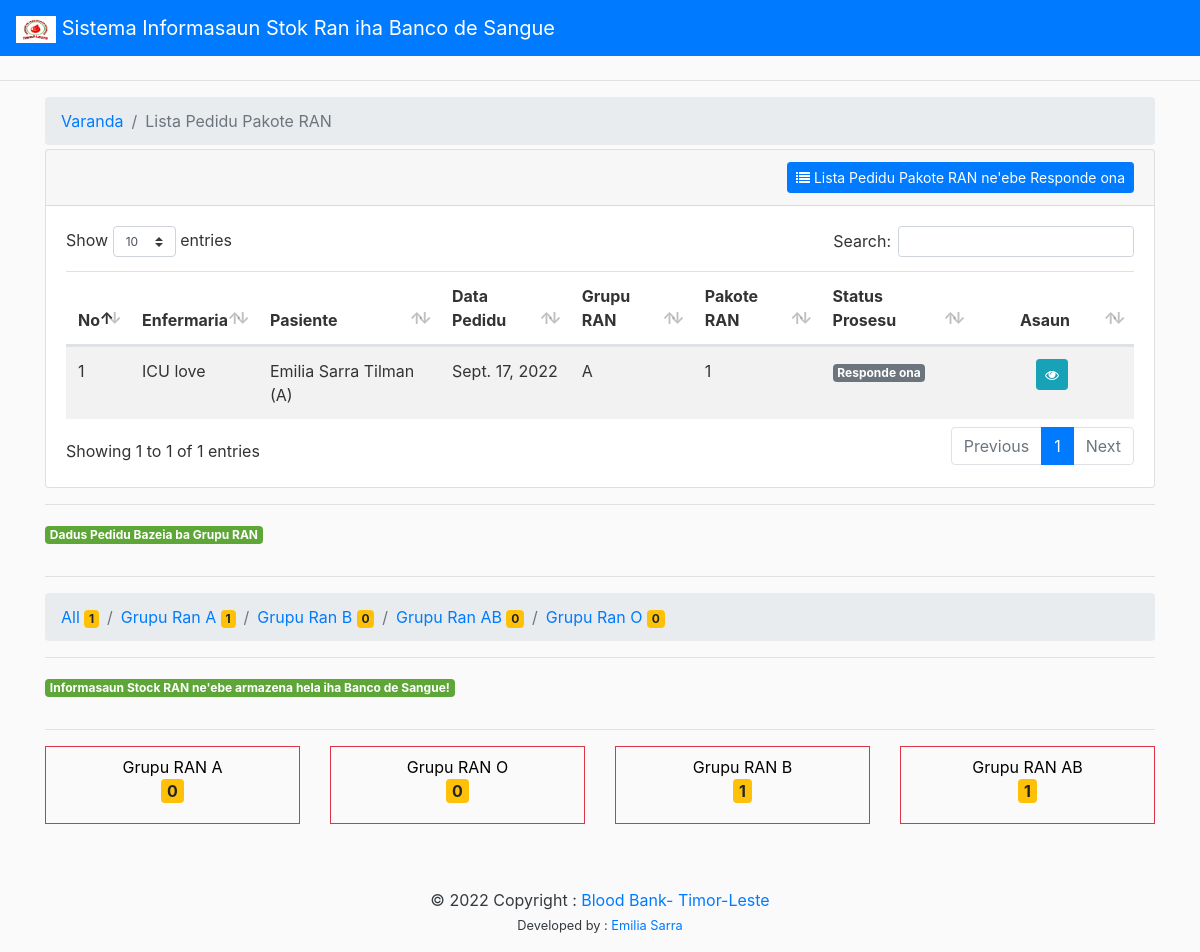
The page /notification/lista/pedidu/ran/ on the database its author committed.
### enfermaria/models.py (models this page shows, shortened)
class BloodRequest(models.Model):
	patient = models.ForeignKey('patient.Patient', on_delete=models.CASCADE, null=True,blank=True)
	enfermaria = models.ForeignKey(Enfermaria, on_delete=models.CASCADE, null=True,blank=True)
	package=models.IntegerField(verbose_name="Total Pakote Ran",null=True)
	date_of_request = models.DateField(null=True, verbose_name="Data Pedidu")
	is_locked = models.BooleanField(default=False, null=True, blank=True)
	is_sent = models.BooleanField(default=False, null=True, blank=True)
	is_respond = models.BooleanField(default=False, null=True, blank=True)
	is_approved = models.BooleanField(default=False, null=True, blank=True)
	is_rejected = models.BooleanField(default=False, null=True, blank=True)
	rejected_info = models.TextField(null=True,blank=True)
	description = models.TextField(null=True,blank=True)
	user_created = models.ForeignKey(User, on_delete=models.CASCADE, null=True,related_name='user_created_request')
	hashed = models.CharField(max_length=32, null=True)

class Enfermaria(models.Model):
	name = models.CharField(max_length=100)
	def __str__(self):
		template = '{0.name}'
		return template.format(self)

### patient/models.py (models this page shows)
class Patient(models.Model):
	firstname = models.CharField(max_length=200, null=True, verbose_name="Naran Propriu")
	lastname = models.CharField(max_length=200, null=True, verbose_name="Apelidu")
	sex = models.CharField(choices=[('Mane','Mane'),('Feto','Feto')],max_length=4,null=True)
	date_of_birth = models.DateField(null=True, verbose_name="Data Moris")
	weight=models.CharField(max_length=100,null=True)
	address=models.CharField(max_length=100,null=True)
	pressure=models.CharField(max_length=10)
	bloodGroup = models.ForeignKey(BloodGroup, on_delete=models.CASCADE, null=True,blank=True)
	enfermaria = models.ForeignKey(Enfermaria, on_delete=models.CASCADE, null=True,blank=True)
	user_created = models.ForeignKey(User, on_delete=models.CASCADE, null=True,related_name='user_created_patient')
	hashed = models.CharField(max_length=32, null=True)
	def __str__(self):
		template = '{0.firstname} {0.lastname} ({0.bloodGroup})'
		return template.format(self)

### bloodstock/models.py (models this page shows, shortened)
class BloodGroup(models.Model):
	name = models.CharField(max_length=100)
	def __str__(self):
		template = '{0.name}'
		return template.format(self)

class BloodStock(models.Model):
	bloodGroup = models.ForeignKey(BloodGroup, on_delete=models.CASCADE, null=True,blank=True)
	amount_of_package = models.IntegerField(null=True,blank=True)

### notification/views/bloodbank_notif.py (the view)
# urls.py: path('lista/pedidu/ran/',views.NotifListaPediduRAN, name="NotifListaPediduRAN"),
def NotifListaPediduRAN(request):
	objects = BloodRequest.objects.filter(is_sent=True, is_approved=False).order_by('-date_of_request').all()
	BloodStockList = BloodStock.objects.all()
	listaGrupuRan = BloodGroup.objects.all()
	sumariuGrupuRan = []
	for x in listaGrupuRan.iterator():
		totalPasiente = BloodRequest.objects.filter(is_sent=True, is_approved=False,patient__bloodGroup__id=x.id).all().count()
		sumariuGrupuRan.append({'id':x.id,'grupuran':x.name,'totalPasiente':totalPasiente})
	context = {
		"title":"Lista Pedidu Pakote RAN",
		"objects":objects,
		"BloodStockList":BloodStockList,
		"listaPediduAll":objects.count(),
		"page":"list",
		"sumariuGrupuRan":sumariuGrupuRan,
	}
	return render (request, 'bloodbank/BloodPackageRequestList.html',context)

### notification/templates/bloodbank/BloodPackageRequestList.html (shortened to what this page needs)
{% extends 'main/layout.html' %}
{% load static %}
{% load crispy_forms_tags %}
{% block content %}
<section class="container">
          <header>
            <ol class="breadcrumb mb-1 mt-1">
              <li class="breadcrumb-item"><a href="{% url 'home' %}">Varanda</a></li>
              <li class="breadcrumb-item active" aria-current="page">{{title}}</li>
            </ol>
          </header>
          {% if page == "list" %}
          <div class="row">
            <div class="col-lg-12">
              <div class="card">
                <div class="card-header d-flex justify-content-end text-center">
                  <a href="{% url 'b-list-blood-request-respond-true' %}" class="btn btn-primary btn-sm"><i class="fa fa-list"></i> Lista Pedidu Pakote RAN ne'ebe Responde ona</a>
                </div>
                <div class="card-body">
                  <div class="table-responsive">
                    <table id="example"  class="table table-hover table-striped w-100">
                      <thead>
                        <tr>
                          <th>No</th>
                          <th>Enfermaria</th>
                          <th>Pasiente</th>
                          <th>Data Pedidu</th>
                          <th>Grupu RAN</th>
                          <th>Pakote RAN</th>
                          <th>Status Prosesu</th>
                          <th width="15%" class="text-center">Asaun</th>
                        </tr>
                      </thead>
                      <tbody>
                        {% for data in objects %}
                        <tr>
                          <td scope="row"> {{forloop.counter}} </td>
                          <td>{{data.enfermaria}}</td>
                          <td>{{data.patient}}</td>
                          <td>{{data.date_of_request}}</td>
                          <td>{{data.patient.bloodGroup}}</td>
                          <td>{{data.package}}</td>
                          <td>{% if data.is_respond  == True %}<small class="badge badge-secondary">Responde ona</small>{% else %}<small class="badge badge-warning">Seidauk Responde</small>{% endif %}</td>
                          <td>
                            <div class="d-flex justify-content-center">
                              <div class="flex-fill mr-1"><a href="{% url 'b-blood-request-response-detail' data.hashed %}" class="btn btn-sm btn-info" title="Detallu Pedidu"><i class="fa fa-eye"></i> <small></small></a></div>
                            </div>
                          </td>
                        </tr>
                        {% endfor %}
                      </tbody>
                    </table>
                  </div>
                </div>
              </div>
            </div>
          </div>
          <hr>
          <p class="badge badge-success">Dadus Pedidu Bazeia ba Grupu RAN</p>
          <hr>
          <ol class="breadcrumb mb-2 mt-1">
                <li class="breadcrumb-item"><a style="text-decoration: none;" href="{% url 'NotifListaPediduRAN' %}">All <span class="badge badge-warning">{{ listaPediduAll }}</span></a></li>
            {% for t in sumariuGrupuRan %}
                <li class="breadcrumb-item"><a style="text-decoration: none;" href="{% url 'NotifListaPediduBazeiaGrupuRAN' t.id %}">Grupu Ran {{ t.grupuran }} <span class="badge badge-warning">{{ t.totalPasiente }}</span></a></li>
            {% endfor %}
            </ol>
          <hr>
          <p class="badge badge-success">Informasaun Stock RAN ne'ebe armazena hela iha Banco de Sangue!</p>
          <hr>
          <div class="row">
            {% for data in BloodStockList %}
              <div class="col-sm-3">
                <div class="border border-danger">
                  <div class=" pt-2 pb-1" style="color: black;">
                    <center> <p style="font-size: 1rem">Grupu RAN {{data.bloodGroup}}<br>
                      <b class="badge badge-warning" style="font-size: 1rem">{{ data.amount_of_package }}</b>
                    </p></center>
                  </div>
                </div>
              </div>
              {%endfor%}
            </div>
          {% endif %}
      </section>
{% endblock %}

### static/main/css/main.css (style rules this page uses)
body { background: #fafafa; color: #333333; margin-top: 5rem; }

### rows shown on the page
BloodRequest: enfermaria "ICU love", patient "Emilia Sarra Tilman (A)", date_of_request "Sept. 17, 2022", patient.bloodGroup "A", package "1", is_respond "Responde ona"
BloodGroup: grupuran "AB"
BloodStock: bloodGroup "A", amount_of_package "0"
BloodStock: bloodGroup "O", amount_of_package "0"
BloodStock: bloodGroup "B", amount_of_package "1"
BloodStock: bloodGroup "AB", amount_of_package "1"

### other values the page prints
{{ title }} "Lista Pedidu Pakote RAN"
{{ listaPediduAll }} "1"
{{ t.grupuran }} "A" "B" "O"
{{ t.totalPasiente }} "1" "0" "0" "0"
